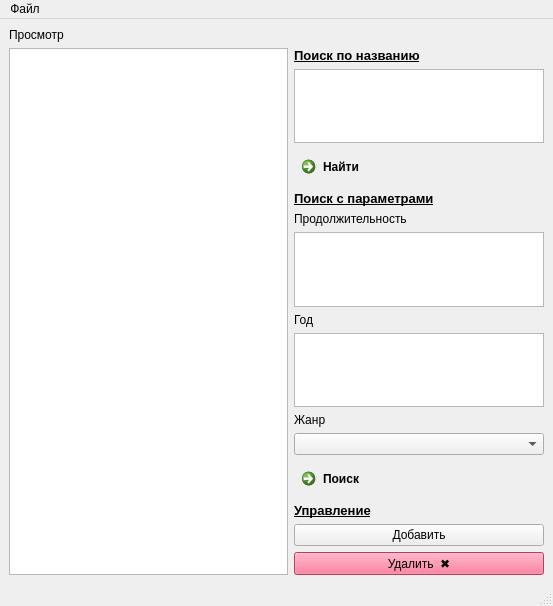
<?xml version="1.0" encoding="UTF-8"?>
<ui version="4.0">
 <class>MainWindow</class>
 <widget class="QMainWindow" name="MainWindow">
  <property name="geometry">
   <rect>
    <x>0</x>
    <y>0</y>
    <width>553</width>
    <height>606</height>
   </rect>
  </property>
  <property name="windowTitle">
   <string>Редактор базы данных</string>
  </property>
  <widget class="QWidget" name="centralwidget">
   <layout class="QGridLayout" name="gridLayout">
    <item row="0" column="0">
     <widget class="QLabel" name="label_4">
      <property name="text">
       <string>Просмотр</string>
      </property>
     </widget>
    </item>
    <item row="1" column="1">
     <layout class="QVBoxLayout" name="verticalLayout">
      <item>
       <widget class="QLabel" name="label">
        <property name="font">
         <font>
          <pointsize>10</pointsize>
          <weight>75</weight>
          <bold>true</bold>
          <underline>true</underline>
         </font>
        </property>
        <property name="text">
         <string>Поиск по названию</string>
        </property>
       </widget>
      </item>
      <item>
       <widget class="QTextEdit" name="name">
        <property name="maximumSize">
         <size>
          <width>250</width>
          <height>16777215</height>
         </size>
        </property>
       </widget>
      </item>
      <item>
       <widget class="QCommandLinkButton" name="find1">
        <property name="maximumSize">
         <size>
          <width>150</width>
          <height>16777215</height>
         </size>
        </property>
        <property name="styleSheet">
         <string notr="true"/>
        </property>
        <property name="text">
         <string>Найти</string>
        </property>
       </widget>
      </item>
      <item>
       <widget class="QLabel" name="label_2">
        <property name="font">
         <font>
          <pointsize>10</pointsize>
          <weight>75</weight>
          <bold>true</bold>
          <underline>true</underline>
         </font>
        </property>
        <property name="text">
         <string>Поиск с параметрами</string>
        </property>
       </widget>
      </item>
      <item>
       <widget class="QLabel" name="label_5">
        <property name="text">
         <string>Продолжительность</string>
        </property>
       </widget>
      </item>
      <item>
       <widget class="QTextEdit" name="time">
        <property name="maximumSize">
         <size>
          <width>250</width>
          <height>16777215</height>
         </size>
        </property>
        <property name="html">
         <string>&lt;!DOCTYPE HTML PUBLIC &quot;-//W3C//DTD HTML 4.0//EN&quot; &quot;http://www.w3.org/TR/REC-html40/strict.dtd&quot;&gt;
&lt;html&gt;&lt;head&gt;&lt;meta name=&quot;qrichtext&quot; content=&quot;1&quot; /&gt;&lt;style type=&quot;text/css&quot;&gt;
p, li { white-space: pre-wrap; }
&lt;/style&gt;&lt;/head&gt;&lt;body style=&quot; font-family:'MS Shell Dlg 2'; font-size:8.25pt; font-weight:400; font-style:normal;&quot;&gt;
&lt;p style=&quot;-qt-paragraph-type:empty; margin-top:0px; margin-bottom:0px; margin-left:0px; margin-right:0px; -qt-block-indent:0; text-indent:0px; font-family:'MS Shell Dlg 2';&quot;&gt;&lt;br /&gt;&lt;/p&gt;
&lt;p style=&quot;-qt-paragraph-type:empty; margin-top:0px; margin-bottom:0px; margin-left:0px; margin-right:0px; -qt-block-indent:0; text-indent:0px; font-family:'MS Shell Dlg 2';&quot;&gt;&lt;br /&gt;&lt;/p&gt;
&lt;p style=&quot;-qt-paragraph-type:empty; margin-top:0px; margin-bottom:0px; margin-left:0px; margin-right:0px; -qt-block-indent:0; text-indent:0px; font-family:'MS Shell Dlg 2';&quot;&gt;&lt;br /&gt;&lt;/p&gt;&lt;/body&gt;&lt;/html&gt;</string>
        </property>
       </widget>
      </item>
      <item>
       <widget class="QLabel" name="label_6">
        <property name="text">
         <string>Год</string>
        </property>
       </widget>
      </item>
      <item>
       <widget class="QTextEdit" name="year">
        <property name="maximumSize">
         <size>
          <width>250</width>
          <height>16777215</height>
         </size>
        </property>
       </widget>
      </item>
      <item>
       <widget class="QLabel" name="label_7">
        <property name="text">
         <string>Жанр</string>
        </property>
       </widget>
      </item>
      <item>
       <widget class="QComboBox" name="combo">
        <property name="maximumSize">
         <size>
          <width>250</width>
          <height>16777215</height>
         </size>
        </property>
       </widget>
      </item>
      <item>
       <widget class="QCommandLinkButton" name="find2">
        <property name="maximumSize">
         <size>
          <width>150</width>
          <height>16777215</height>
         </size>
        </property>
        <property name="text">
         <string>Поиск</string>
        </property>
       </widget>
      </item>
      <item>
       <widget class="QLabel" name="label_3">
        <property name="font">
         <font>
          <pointsize>10</pointsize>
          <weight>75</weight>
          <bold>true</bold>
          <underline>true</underline>
         </font>
        </property>
        <property name="text">
         <string>Управление</string>
        </property>
       </widget>
      </item>
      <item>
       <widget class="QPushButton" name="add">
        <property name="styleSheet">
         <string notr="true"/>
        </property>
        <property name="text">
         <string>Добавить</string>
        </property>
       </widget>
      </item>
      <item>
       <widget class="QPushButton" name="del">
        <property name="styleSheet">
         <string notr="true">background-color: rgb(255, 85, 127);</string>
        </property>
        <property name="text">
         <string>Удалить  ✖</string>
        </property>
       </widget>
      </item>
     </layout>
    </item>
    <item row="1" column="0">
     <widget class="QTableWidget" name="tableWidget"/>
    </item>
   </layout>
  </widget>
  <widget class="QMenuBar" name="menubar">
   <property name="geometry">
    <rect>
     <x>0</x>
     <y>0</y>
     <width>553</width>
     <height>21</height>
    </rect>
   </property>
   <widget class="QMenu" name="menu">
    <property name="title">
     <string>Файл</string>
    </property>
    <addaction name="save"/>
   </widget>
   <addaction name="menu"/>
  </widget>
  <widget class="QStatusBar" name="statusbar"/>
  <action name="save">
   <property name="text">
    <string>Сохранить ✔</string>
   </property>
  </action>
 </widget>
 <resources/>
 <connections/>
</ui>
